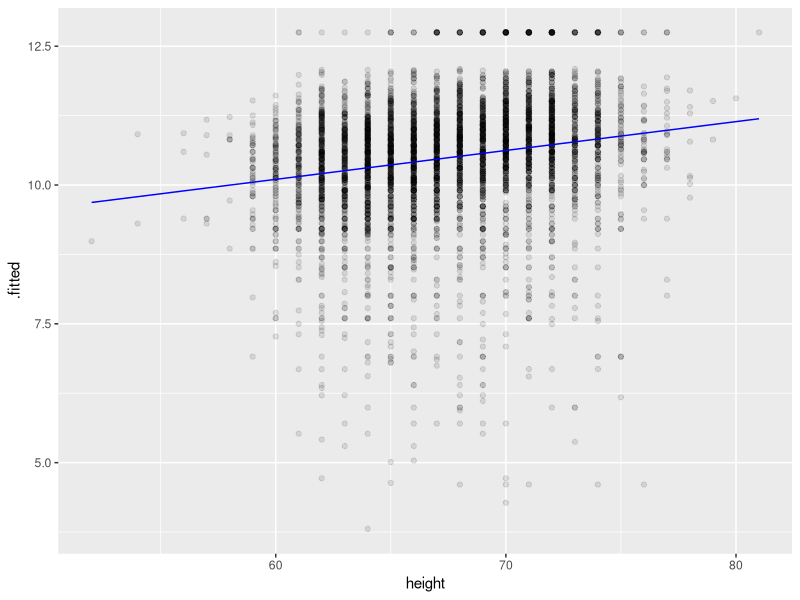

This figure's R source: (Note: this script raises an error after producing the figure.)
## ---- chunk 1
library(tidyverse)
library(modelr)
library(broom)

wages <- heights %>% filter(income > 0)
## ---- chunk 2
## Your Turn 1
mod_e <- wages %>%
  lm(log(income) ~ education, data = .)
## ---- chunk 3
## Your Turn 2
mod_h <- wages %>% lm(log(income) ~ height, data = .)
mod_h %>%
  tidy()

mod_h %>% 
  glance() %>% 
  select(adj.r.squared, p.value)

## ---- chunk 4
## Your Turn 3
mod_eh <- wages %>% 
  lm(log(income) ~ education + height, data = .)

mod_eh %>% 
  tidy()

## ---- chunk 5
## Your Turn 4
mod_ehs <- wages %>% 
  lm(log(income) ~ education + height + sex, data = .)

mod_ehs %>% 
  tidy()

## ---- chunk 6
## Your Turn 5
mod_h %>% 
  augment(data = wages) %>% 
  ggplot(mapping = aes(x = height, y = .fitted)) +
    geom_point(mapping = aes(y = log(income)), alpha = 0.1) +
    geom_line(color = "blue")

## ---- chunk 7
## Your Turn 6
mod_ehs %>% 
  augment(data = wages) %>% 
  ggplot(mapping = aes(x = height, y = .fitted, color = sex)) +
    geom_line() +
    facet_wrap(~ education)

## ---- chunk 8
## Your Turn 7
mod_h <- wages %>% lm(log(income) ~ height, data = .)
mod_eh <- wages %>% lm(log(income) ~ education + height, data = .)
mod_ehs <- wages %>% lm(log(income) ~ education + height + sex, data = .)

wages %>% 
  gather_predictions(mod_h, mod_eh, mod_ehs) %>% 
  ggplot(mapping = aes(x = height, y = pred, color = model)) +
    geom_line() +
    facet_grid(sex ~ education)

## ---- chunk 9
sessionInfo()
